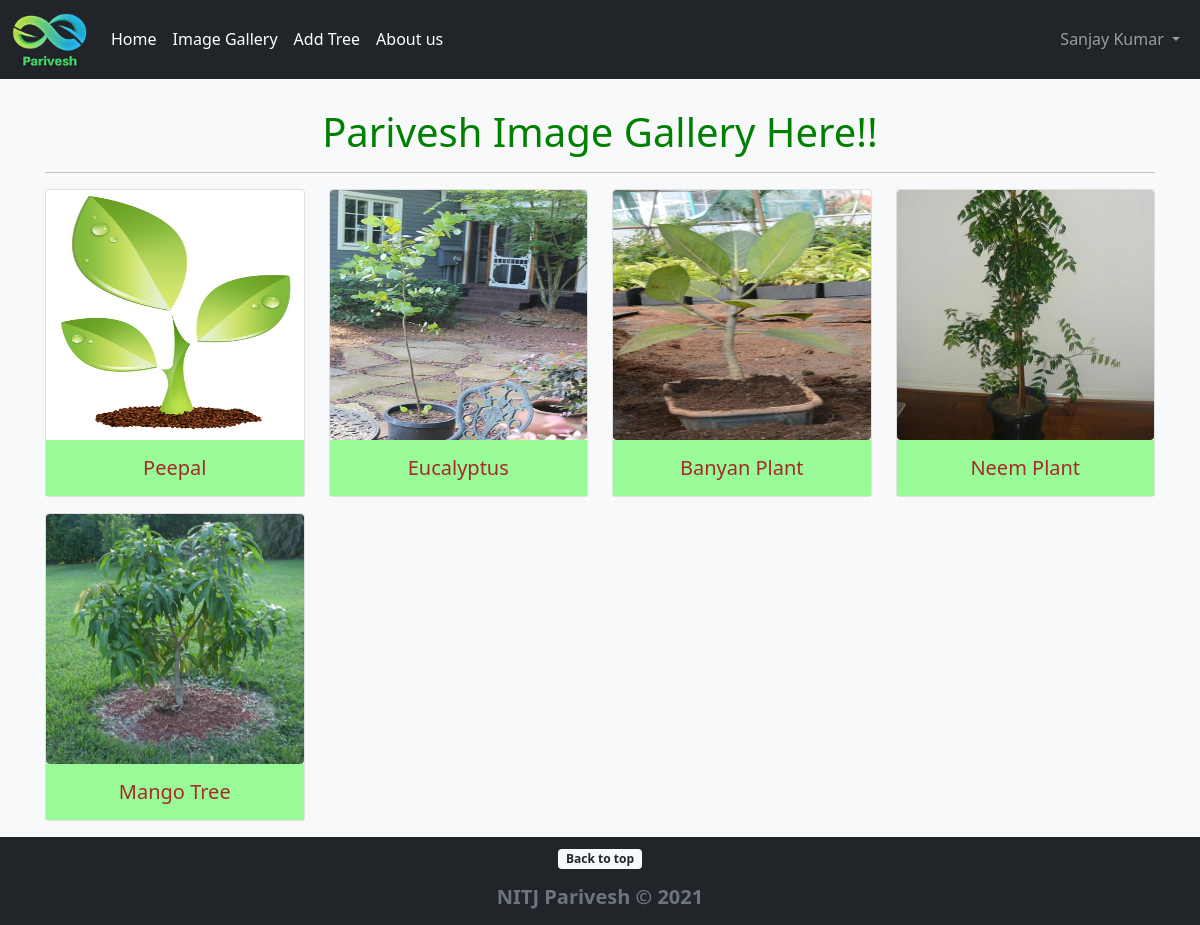
The app's page /image-gallery (signed in) with its own data.
### PariveshApp/models.py (models this page shows, shortened)
class Plantation(models.Model):
    plant_name = models.CharField(max_length=255)
    plant_loc = models.URLField()
    plant_pic = models.ImageField(default='default_plant_pic.jpg', upload_to='plant_pics')
    date_time = models.DateTimeField(default=timezone.now)
    planter  = models.ForeignKey(User, on_delete=CASCADE)
    remarks = models.TextField()

### PariveshApp/views.py (the view)
# urls.py: path('image-gallery', ImageGalleryView.as_view(), name="gallery"),
class ImageGalleryView(ListView):
    model = Plantation
    template_name = 'image_gallery.html'
    ordering = ['-date_time']

### PariveshApp/templates/image_gallery.html (shortened to what this page needs)
{% extends 'base.html' %}
{% block content %}
    <div class="container">
        <h1 class="mt-5 text-center" style="color: green">Parivesh Image Gallery Here!!</h1>
        <hr/>
              <div class="row" >
                {% for plant in object_list %}
                <div class="col-md-3">
                  <div class="card mb-3 box-shadow">
                    <img src="{{ plant.plant_pic.url }}" width=250 height=250 class="rounded card-img-top" alt="...">
                    <div class="card-body text-center" style="background-color: palegreen;">
                      <h5 class="card-text" style="color: brown;">{{ plant.plant_name }}</h5>
                    </div>
                  </div>
                </div>
                {% endfor %}
              </div>
    </div>
{% endblock %}

### PariveshApp/templates/base.html (shortened to what this page needs)
<!doctype html>
<html lang="en" class="h-100">
{% load static %}
  <head>
<link rel="stylesheet" href="{% static 'css/bootstrap.min.css' %}">
    <link href="{% static 'css/sticky-footer-navbar.css' %}" rel="stylesheet">
    <link href="{% static 'css/headers.css' %}" rel="stylesheet">
  </head>
  <body class="d-flex flex-column h-100 bg-light">
  <header class="bg-dark text-white">
    <nav class="navbar navbar-expand-md navbar-dark fixed-top bg-dark">
      <div class="d-flex flex-wrap align-items-center justify-content-center justify-content-lg-start container-fluid">
          <a class="navbar-brand" href="/" style="font-weight: bold; color:greenyellow">
            <img src="{% static 'parivesh_icon.png' %}" alt="Parivesh Icon" width="75" class="d-inline-block align-text-center">
          </a>
          {% if user.is_authenticated %}
          <div class="collapse navbar-collapse" id="navbarSupportedContent">
            <ul class="nav col-12 col-lg-auto me-lg-auto mb-2 justify-content-center mb-md-0">
              <li class="nav-item">
                <a class="nav-link px-2 text-white" href="/">Home</a>
              </li>
              <li class="nav-item">
                <a class="nav-link px-2 text-white" href="{% url 'gallery' %}">Image Gallery</a>
              </li>
              <li class="nav-item">
                <a class="nav-link px-2 text-white" href="{% url 'add-plant' %}">Add Tree</a>
              </li>
              <li class="nav-item">
                <a class="nav-link px-2 text-white" href="{% url 'about-us' %}">About us</a>
              </li>
          </ul>
              <div class="text-end">
                <ul class="navbar-nav ml-auto">
                  <li class="nav-item dropdown">
                    <a class="nav-link dropdown-toggle" href="#" id="navbarDropdown" role="button" data-bs-toggle="dropdown" aria-expanded="false">
                      {{user.first_name}} {{user.last_name}}
                    </a>
                  </li>
                </ul>
              </div>
            </div>
            {% endif %}
    </nav>
  </header>
<main class="flex-shrink-0">
  {% block content %}
  {% endblock %}
</main>
<footer class="footer mt-auto py-2 bg-dark">
  <div class="container text-center">
    <p><a href="#"><span class="badge bg-light text-dark">Back to top</span></a></p>
    <span class="text-muted">
      <h5><strong>NITJ Parivesh &copy; 2021</strong></h5>
    </span>
  </div>
</footer>
  </body>
</html>

### PariveshApp/static/css/sticky-footer-navbar.css (style rules this page uses)
main > .container { padding: 60px 15px 0; }

### PariveshApp/static/css/headers.css (style rules this page uses)
.dropdown-toggle { outline: 0; }

### records on screen
Plantation: plant_pic (placeholder picture), plant_name "Peepal"
Plantation: plant_pic (picture), plant_name "Eucalyptus"
Plantation: plant_pic (picture), plant_name "Banyan Plant"
Plantation: plant_pic (picture), plant_name "Neem Plant"
Plantation: plant_pic (picture), plant_name "Mango Tree"

### other values on screen
{{ user.first_name }} "Sanjay"
{{ user.last_name }} "Kumar"
